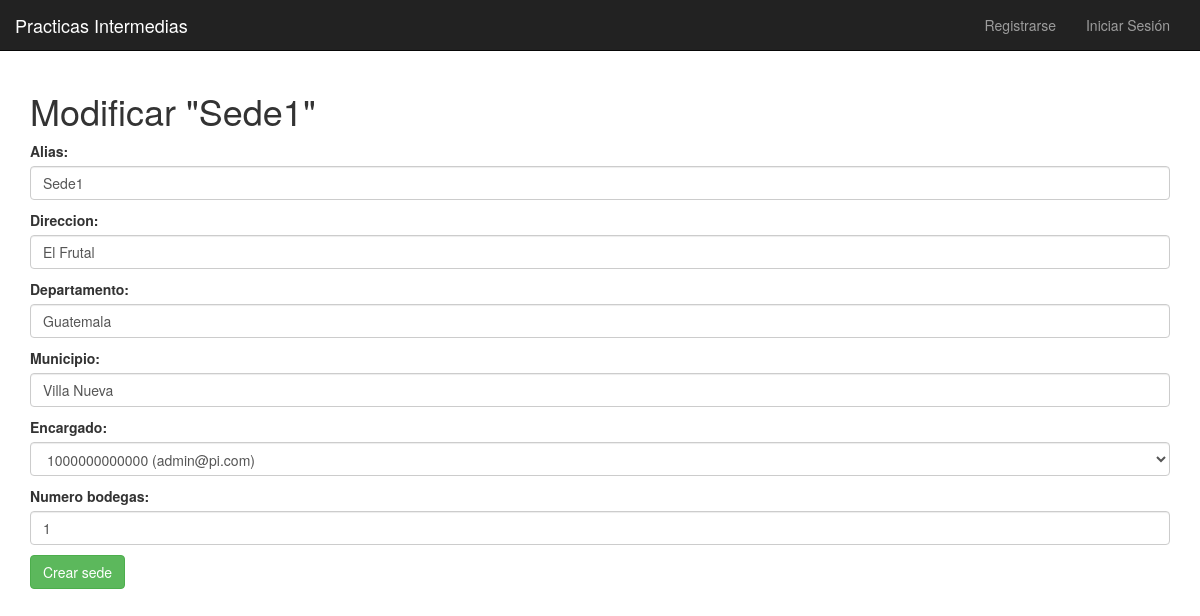
/sedes/modificar/1, run on the app's committed database.
### sedes/models.py (models this page shows, shortened)
class Sede(models.Model):
    alias = models.CharField(max_length=200, unique= True)
    direccion = models.CharField(max_length=500)
    departamento = models.CharField(max_length=50)
    municipio = models.CharField(max_length=50)
    encargado = models.ForeignKey(settings.AUTH_USER_MODEL, on_delete=models.CASCADE)
    numero_bodegas = models.IntegerField(default=0)

### sedes/views.py (the view, shortened to what this page needs)
# urls.py: path('sedes/modificar/<int:pk>', views.SedeUpdate.as_view(), name='modificar_sede'),
class SedeUpdate(UpdateView):
    model = Sede
    form_class = SedeModelForm

### sedes/views.py
class SedeModelForm(ModelForm):
    def __init__(self, *args, **kwargs):
        super(SedeModelForm, self).__init__(*args, **kwargs)
        for field in self.fields:
            self.fields[field].widget.attrs = {
                'class': 'form-control'
            }
    class Meta:
        model = Sede
        fields = '__all__'

### sedes/models.py (called while the page is built)
    def __str__(self):
        return "%s (%s)" % (self.dpi, self.email)

### sedes/templates/sedes/sede_form.html (shortened to what this page needs)
{% extends '../base.html' %}
{% block body_block %}
{% if object.alias %}
<h1>Modificar &quot;{{ object.alias }}&quot;</h1>
{% else %}
<h1>Crear una sede</h1>
{% endif %}
<form  method="post" class="form">
{{ form.as_p }}
<input class="btn btn-success" type="submit"  value="Crear sede"  />
</form>
{% endblock %}

### data on the page
Sede: alias "Sede1", direccion "El Frutal", departamento "Guatemala", municipio "Villa Nueva", encargado "1000000000000 (admin@pi.com)", numero_bodegas "1"
